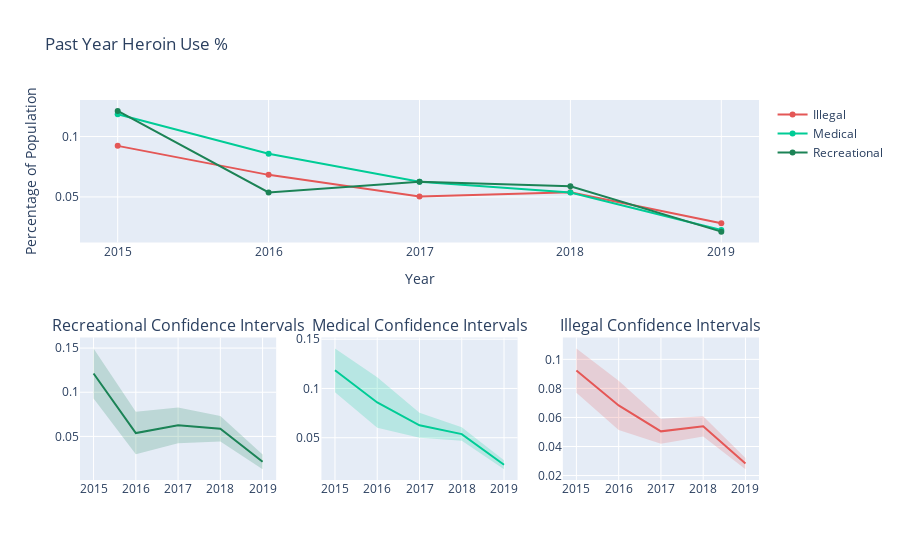

Source (notebook cell):
### Markdown cell above
<a id='heroinci'></a>
### Plotting with Confidence Intervals

Confidence intervals are calculated at a 95% confidence level for the past year heroin use in recreational, medical and illegal states. A pivot table with the yearly averages in illegal, medical, and recreational states is used to graph all 3 line plots in the same figure. Finally, the calculated confidence intervals are used in individual plots to visually display the margin of error with the survey estimates.

### Code cell
#Calculating Confidence Intervals
question = "Past Year Heroin Use %"

illegal_data = data_teens[data_teens['Legal Status'] == 'Illegal'].dropna(subset=[question]) 
recreational_data = data_teens[data_teens['Legal Status'] == 'Recreational'].dropna(subset=[question]) 
medical_data = data_teens[data_teens['Legal Status'] == 'Medical'].dropna(subset=[question]) 

#call my method in conf_int_methods.py to calculate the upper and lower confidence interval values
y_upper_i, y_lower_i = calc_CI(illegal_data, question, 2015)
y_upper_m, y_lower_m = calc_CI(medical_data, question, 2015)
y_upper_r, y_lower_r = calc_CI(recreational_data, question, 2015)

medical_data = medical_data.groupby(['Survey Year']).mean().reset_index()
illegal_data = illegal_data.groupby(['Survey Year']).mean().reset_index()
recreational_data = recreational_data.groupby(['Survey Year']).mean().reset_index()

df = pd.pivot_table(data_teens, values=question, index=['Survey Year'],columns='Legal Status', aggfunc=np.mean)

#call my method in conf_int_methods.py that creates a figure with
#one big plot above 3 small plots
fig = create_fig(df)
# call the add_plot method in conf_int_methods.py to add each one of the lower 3 plots to the figure
add_plot(illegal_data, 2, 3, 'rgb(228,87,86)', fig, y_upper_i, y_lower_i, 'rgba(228,87,86,0.2)', question)
add_plot(medical_data, 2, 2, 'rgb(0,204,150)', fig, y_upper_m, y_lower_m, 'rgba(0,204,150,0.2)', question)
add_plot(recreational_data, 2, 1, 'rgb(28,131,86)', fig, y_upper_r, y_lower_r, 'rgba(28,131,86,0.2)', question)
fig.update_layout(title_text=question, height=700)
fig.update_layout(xaxis_title="Year", yaxis_title = "Percentage of Population")
fig.update_layout(xaxis= dict(tick0=2016, dtick=1))
fig.show()

### Figure 1 — Plotly figure (JSON) as saved in the notebook; plotly's stock layout.template omitted (floating-point values rounded to 4 significant figures)
{"data": [{"connectgaps": true, "line": {"color": "#E45756", "shape": "linear"}, "mode": "markers+lines", "name": "Illegal", "type": "scatter", "x": [2015, 2016, 2017, 2018, 2019], "y": [0.09227, 0.06826, 0.05043, 0.05391, 0.02826]}, {"connectgaps": true, "line": {"color": "#00CC96", "shape": "linear"}, "mode": "markers+lines", "name": "Medical", "type": "scatter", "x": [2015, 2016, 2017, 2018, 2019], "y": [0.1184, 0.08579, 0.06263, 0.05368, 0.02263]}, {"connectgaps": true, "line": {"color": "#1C8356", "shape": "linear"}, "mode": "markers+lines", "name": "Recreational", "type": "scatter", "x": [2015, 2016, 2017, 2018, 2019], "y": [0.1212, 0.05375, 0.0625, 0.05875, 0.02125]}, {"line": {"color": "rgb(228,87,86)"}, "mode": "lines", "name": "", "showlegend": false, "type": "scatter", "x": [2015, 2016, 2017, 2018, 2019], "xaxis": "x4", "y": [0.09227, 0.06826, 0.05043, 0.05391, 0.02826], "yaxis": "y4"}, {"fill": "toself", "fillcolor": "rgba(228,87,86,0.2)", "hoverinfo": "skip", "line": {"color": "rgba(255,255,255,0)"}, "showlegend": false, "type": "scatter", "x": [2015, 2016, 2017, 2018, 2019, 2019, 2018, 2017, 2016, 2015], "xaxis": "x4", "y": [0.1076, 0.08519, 0.05903, 0.0609, 0.0321, 0.02443, 0.04692, 0.04184, 0.05133, 0.07698], "yaxis": "y4"}, {"line": {"color": "rgb(0,204,150)"}, "mode": "lines", "name": "", "showlegend": false, "type": "scatter", "x": [2015, 2016, 2017, 2018, 2019], "xaxis": "x3", "y": [0.1184, 0.08579, 0.06263, 0.05368, 0.02263], "yaxis": "y3"}, {"fill": "toself", "fillcolor": "rgba(0,204,150,0.2)", "hoverinfo": "skip", "line": {"color": "rgba(255,255,255,0)"}, "showlegend": false, "type": "scatter", "x": [2015, 2016, 2017, 2018, 2019, 2019, 2018, 2017, 2016, 2015], "xaxis": "x3", "y": [0.1407, 0.1115, 0.07527, 0.06054, 0.02713, 0.01813, 0.04683, 0.05, 0.06007, 0.09614], "yaxis": "y3"}, {"line": {"color": "rgb(28,131,86)"}, "mode": "lines", "name": "", "showlegend": false, "type": "scatter", "x": [2015, 2016, 2017, 2018, 2019], "xaxis": "x2", "y": [0.1212, 0.05375, 0.0625, 0.05875, 0.02125], "yaxis": "y2"}, {"fill": "toself", "fillcolor": "rgba(28,131,86,0.2)", "hoverinfo": "skip", "line": {"color": "rgba(255,255,255,0)"}, "showlegend": false, "type": "scatter", "x": [2015, 2016, 2017, 2018, 2019, 2019, 2018, 2017, 2016, 2015], "xaxis": "x2", "y": [0.1497, 0.07779, 0.08286, 0.07319, 0.02954, 0.01296, 0.04431, 0.04214, 0.02971, 0.09283], "yaxis": "y2"}], "layout": {"annotations": [{"font": {"size": 16}, "showarrow": false, "text": "Recreational Confidence Intervals", "x": 0.1444, "xanchor": "center", "xref": "paper", "y": 0.375, "yanchor": "bottom", "yref": "paper"}, {"font": {"size": 16}, "showarrow": false, "text": "Medical Confidence Intervals", "x": 0.5, "xanchor": "center", "xref": "paper", "y": 0.375, "yanchor": "bottom", "yref": "paper"}, {"font": {"size": 16}, "showarrow": false, "text": "Illegal Confidence Intervals", "x": 0.8556, "xanchor": "center", "xref": "paper", "y": 0.375, "yanchor": "bottom", "yref": "paper"}], "autosize": true, "title": {"text": "Past Year Heroin Use %"}, "xaxis": {"anchor": "y", "autorange": true, "domain": [0, 1], "dtick": 1, "range": [2015.0, 2019.0], "tick0": 2016, "title": {"text": "Year"}, "type": "linear"}, "xaxis2": {"anchor": "y2", "autorange": true, "domain": [0, 0.2889], "range": [2015.0, 2019.0], "type": "linear"}, "xaxis3": {"anchor": "y3", "autorange": true, "domain": [0.3556, 0.6444], "range": [2015.0, 2019.0], "type": "linear"}, "xaxis4": {"anchor": "y4", "autorange": true, "domain": [0.7111, 1], "range": [2015.0, 2019.0], "type": "linear"}, "yaxis": {"anchor": "x", "autorange": true, "domain": [0.625, 1], "range": [0.01321, 0.1293], "title": {"text": "Percentage of Population"}, "type": "linear"}, "yaxis2": {"anchor": "x2", "autorange": true, "domain": [0, 0.375], "range": [0.00198, 0.1607], "type": "linear"}, "yaxis3": {"anchor": "x3", "autorange": true, "domain": [0, 0.375], "range": [0.008283, 0.1505], "type": "linear"}, "yaxis4": {"anchor": "x4", "autorange": true, "domain": [0, 0.375], "range": [0.01774, 0.1142], "type": "linear"}}}
